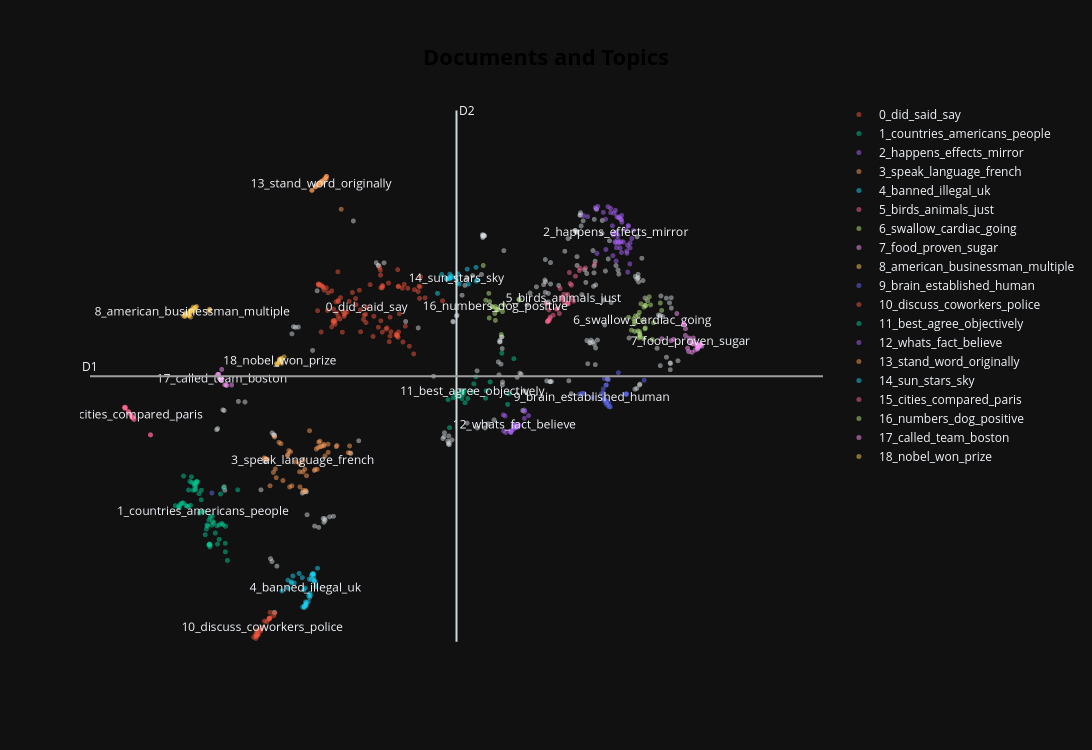

Notebook code cell kept with this figure:
### Code cell
fig = topic_model_english.visualize_documents(
    english_embeddings['question'],
    reduced_embeddings=umap_model_2d.fit_transform(english_embeddings.drop(columns=['question']).to_numpy())
)

fig.update_layout(template="plotly_dark")
fig.show()
